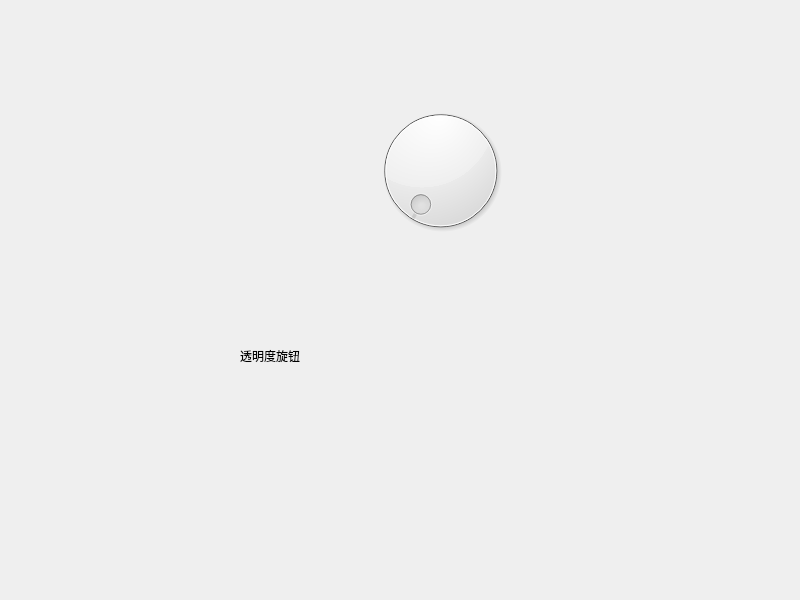
<?xml version="1.0" encoding="UTF-8"?>
<ui version="4.0">
 <class>Widget</class>
 <widget class="QWidget" name="Widget">
  <property name="geometry">
   <rect>
    <x>0</x>
    <y>0</y>
    <width>800</width>
    <height>600</height>
   </rect>
  </property>
  <property name="windowTitle">
   <string>Widget</string>
  </property>
  <widget class="QDial" name="dial">
   <property name="geometry">
    <rect>
     <x>350</x>
     <y>100</y>
     <width>181</width>
     <height>141</height>
    </rect>
   </property>
  </widget>
  <widget class="QLabel" name="label">
   <property name="geometry">
    <rect>
     <x>240</x>
     <y>330</y>
     <width>401</width>
     <height>51</height>
    </rect>
   </property>
   <property name="text">
    <string>透明度旋钮</string>
   </property>
  </widget>
 </widget>
 <resources/>
 <connections/>
</ui>
